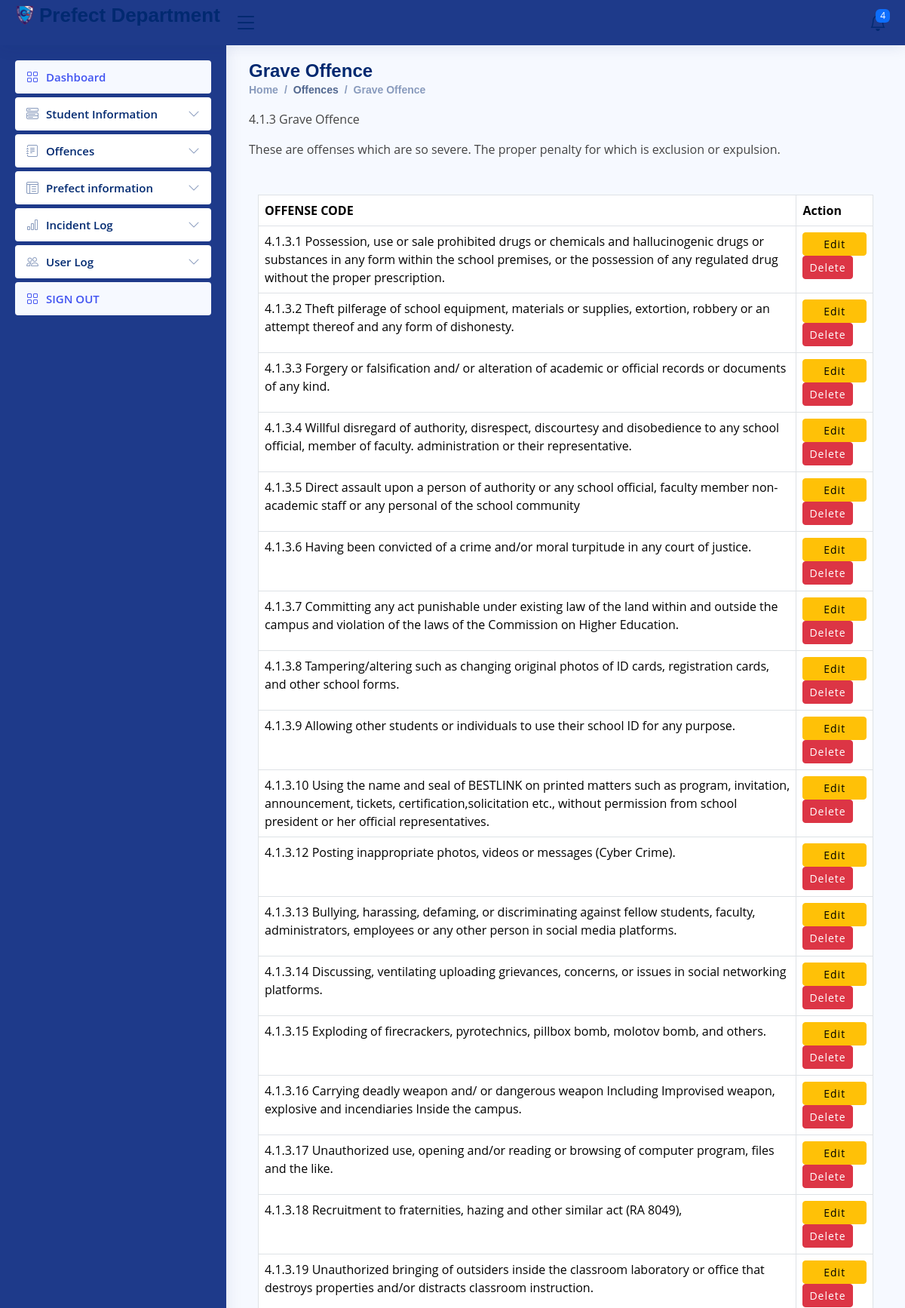
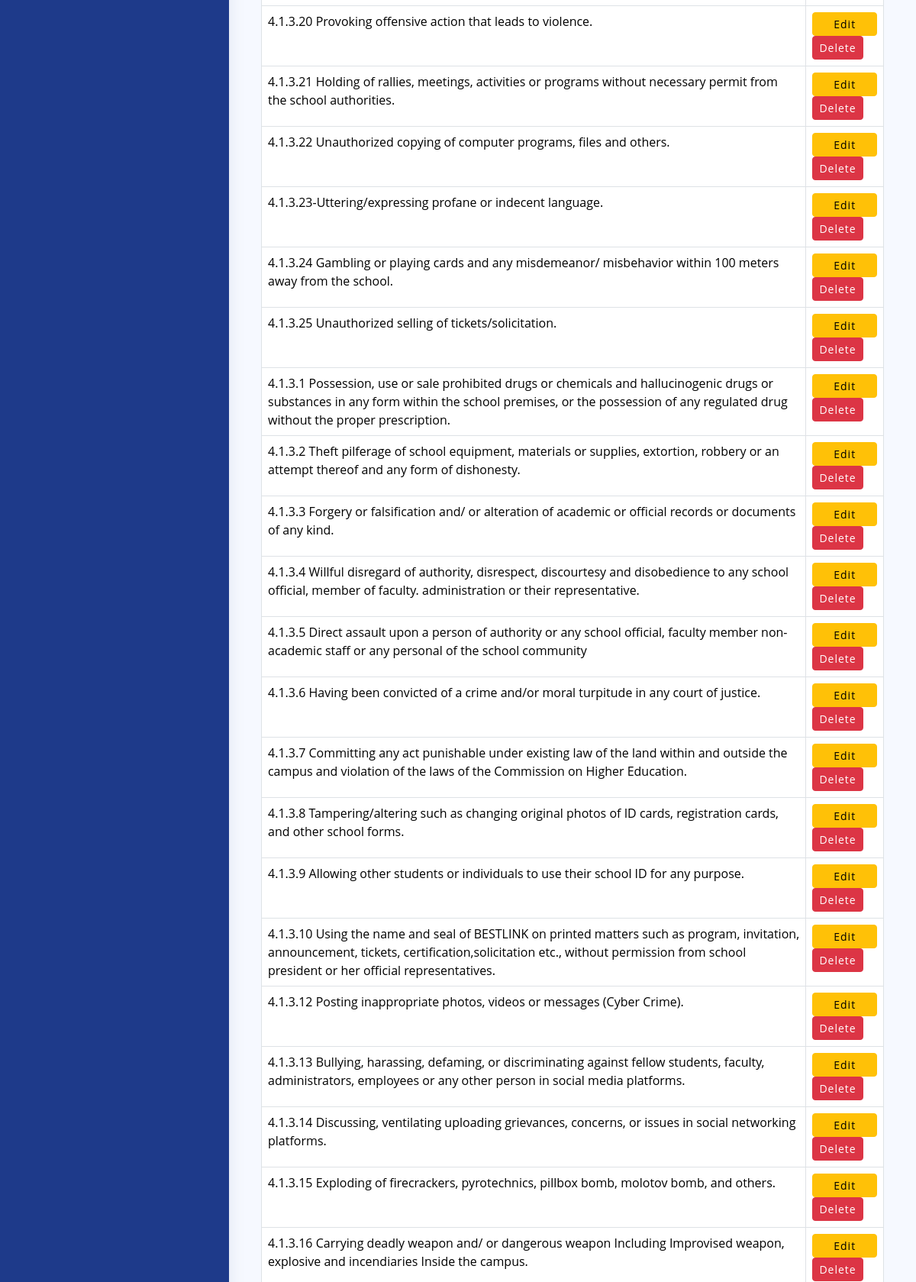
Page /Grave.php (signed in, upper part) on the committed database (2 pictures, top to bottom).
### tables this page shows
CREATE TABLE `bcp_sms3_grave` (
  `graveId` int(50) NOT NULL,
  `grave` varchar(500) NOT NULL
);

### Grave.php (the view, shortened to what this page needs)
<?php
  include('connect.php');
$query = "SELECT graveId, grave FROM bcp_sms3_grave";
$result = mysqli_query($connect, $query);
?>
<!DOCTYPE html>
<html lang="en">
<head>
  <link href="assets/vendor/bootstrap/css/bootstrap.min.css" rel="stylesheet">
  <link href="assets/vendor/bootstrap-icons/bootstrap-icons.css" rel="stylesheet">
  <link href="assets/vendor/simple-datatables/style.css" rel="stylesheet">
  <link href="assets/css/style.css" rel="stylesheet">
</head>
<body>
<?php include('C:\xampp\htdocs\Prefect\inc\header.php'); ?>
<?php include('C:\xampp\htdocs\Prefect\inc\adminsidebar.php'); ?>
  <main id="main" class="main">
    <div class="pagetitle">
      <h1>Grave Offence</h1>
      <nav>
        <ol class="breadcrumb">
          <li class="breadcrumb-item"><a href="admin.php">Home</a></li>
          <li class="breadcrumb-item active">Offences</li>
          <li class="breadcrumb-item actxive">Grave Offence</li>
        </ol>
      </nav>
    </div>
    <p>4.1.3 Grave Offence</p>
    <p>These are offenses which are so severe. The proper penalty for which is exclusion or expulsion.</p>
    <div class="container mt-5">
            <div class="text-bottom mb-2">
                <div class="position-relative">
                <table class="table table-bordered ">
                    <thead class="thead-dark">
                    <tr>
                        <th>OFFENSE CODE</th>
                        <th>Action</th>
                    </tr>
                    </thead>
                    </div>
                    <tbody>
                    <?php
if (mysqli_num_rows($result) > 0) {
    while ($row = mysqli_fetch_assoc($result)) {
        echo "<tr>
        <td>{$row['grave']}</td>
        <td>
            <button class='btn btn-warning btn-sm editBtn'
                data-grave='{$row['grave']}'>
                Edit
            </button>
            <form method='POST' style='display:inline-block;' onsubmit='return confirm(\"Are you sure you want to delete this?\");'>
                <input type='hidden' name='graveId' value='{$row['graveId']}'>
                <input type='hidden' name='action' value='delete'>
                <button type='submit' class='btn btn-danger btn-sm'>Delete</button>
            </form>
        </td>
      </tr>";
    }
} else {
    echo "<tr><td colspan='6' class='text-center'>No accounts found</td></tr>";
}
?>
</tbody>
</div>
</main>
</body>
</html>

### assets/css/style.css (style rules this page uses)
:root { scroll-behavior: smooth; }
body { font-family: "Open Sans", sans-serif; background: #f6f9ff; color: #444444; }
a { color: #4154f1; text-decoration: none; }
h1, h2, h3, h4, h5, h6 { font-family: "Nunito", sans-serif; }
#main { margin-top: 60px; padding: 20px 30px; transition: all 0.3s; }
.pagetitle { margin-bottom: 10px; }
.pagetitle h1 { font-size: 24px; margin-bottom: 0; font-weight: 600; color: #012970; }
.breadcrumb { font-size: 14px; font-family: "Nunito", sans-serif; color: #899bbd; font-weight: 600; }
.breadcrumb a { color: #899bbd; transition: 0.3s; }
.breadcrumb .breadcrumb-item::before { color: #899bbd; }
.breadcrumb .active { color: #51678f; font-weight: 600; }
@media (min-width: 1200px) { #main, #footer { margin-left: 300px; } }

### assets/css/login.css (style rules this page uses)
body { background-color: #f4f4f4; font-family: 'Segoe UI', Tahoma, Geneva, Verdana, sans-serif; display: flex; flex-direction: column; align-items: center; justify-content: center; min-height: 100vh; margin: 0; padding: 0; background-image: linear-gradient(135deg, #6b73ff 0%, #000dff 100%); }
button { background-color: #007BFF; color: white; padding: 12px 20px; border: none; border-radius: 25px; width: 100%; cursor: pointer; font-size: 1.2em; font-weight: bold; letter-spacing: 1px; transition: background-color 0.3s ease, transform 0.3s ease; }

### rows in the picture
bcp_sms3_grave: grave "4.1.3.1 Possession, use or sale prohibited drugs or chemicals and hallucinogenic drugs or substances in any form within the school premises, or the possession of any regulated drug without the proper prescription."
bcp_sms3_grave: grave "4.1.3.2 Theft pilferage of school equipment, materials or supplies, extortion, robbery or an attempt thereof and any form of dishonesty."
bcp_sms3_grave: grave "4.1.3.3 Forgery or falsification and/ or alteration of academic or official records or documents of any kind."
bcp_sms3_grave: grave "4.1.3.4 Willful disregard of authority, disrespect, discourtesy and disobedience to any school official, member of faculty. administration or their representative."
bcp_sms3_grave: grave "4.1.3.5 Direct assault upon a person of authority or any school official, faculty member non-academic staff or any personal of the school community"
bcp_sms3_grave: grave "4.1.3.6 Having been convicted of a crime and/or moral turpitude in any court of justice."
bcp_sms3_grave: grave "4.1.3.7 Committing any act punishable under existing law of the land within and outside the campus and violation of the laws of the Commission on Higher Education."
bcp_sms3_grave: grave "4.1.3.8 Tampering/altering such as changing original photos of ID cards, registration cards, and other school forms."
bcp_sms3_grave: grave "4.1.3.9 Allowing other students or individuals to use their school ID for any purpose."
bcp_sms3_grave: grave "4.1.3.10 Using the name and seal of BESTLINK on printed matters such as program, invitation, announcement, tickets, certification,solicitation etc., without permission from school president or her official representatives."
bcp_sms3_grave: grave "4.1.3.12 Posting inappropriate photos, videos or messages (Cyber Crime)."
bcp_sms3_grave: grave "4.1.3.13 Bullying, harassing, defaming, or discriminating against fellow students, faculty, administrators, employees or any other person in social media platforms."
bcp_sms3_grave: grave "4.1.3.14 Discussing, ventilating uploading grievances, concerns, or issues in social networking platforms."
bcp_sms3_grave: grave "4.1.3.15 Exploding of firecrackers, pyrotechnics, pillbox bomb, molotov bomb, and others."
bcp_sms3_grave: grave "4.1.3.16 Carrying deadly weapon and/ or dangerous weapon Including Improvised weapon, explosive and incendiaries Inside the campus."
bcp_sms3_grave: grave "4.1.3.17 Unauthorized use, opening and/or reading or browsing of computer program, files and the like."
bcp_sms3_grave: grave "4.1.3.18 Recruitment to fraternities, hazing and other similar act (RA 8049),"
bcp_sms3_grave: grave "4.1.3.19 Unauthorized bringing of outsiders inside the classroom laboratory or office that destroys properties and/or distracts classroom instruction."
bcp_sms3_grave: grave "4.1.3.20 Provoking offensive action that leads to violence."
bcp_sms3_grave: grave "4.1.3.21 Holding of rallies, meetings, activities or programs without necessary permit from the school authorities."
bcp_sms3_grave: grave "4.1.3.22 Unauthorized copying of computer programs, files and others."
bcp_sms3_grave: grave "4.1.3.23-Uttering/expressing profane or indecent language."
bcp_sms3_grave: grave "4.1.3.24 Gambling or playing cards and any misdemeanor/ misbehavior within 100 meters away from the school."
bcp_sms3_grave: grave "4.1.3.25 Unauthorized selling of tickets/solicitation."
bcp_sms3_grave: grave "4.1.3.1 Possession, use or sale prohibited drugs or chemicals and hallucinogenic drugs or substances in any form within the school premises, or the possession of any regulated drug without the proper prescription."
bcp_sms3_grave: grave "4.1.3.2 Theft pilferage of school equipment, materials or supplies, extortion, robbery or an attempt thereof and any form of dishonesty."
bcp_sms3_grave: grave "4.1.3.3 Forgery or falsification and/ or alteration of academic or official records or documents of any kind."
bcp_sms3_grave: grave "4.1.3.4 Willful disregard of authority, disrespect, discourtesy and disobedience to any school official, member of faculty. administration or their representative."
bcp_sms3_grave: grave "4.1.3.5 Direct assault upon a person of authority or any school official, faculty member non-academic staff or any personal of the school community"
bcp_sms3_grave: grave "4.1.3.6 Having been convicted of a crime and/or moral turpitude in any court of justice."
bcp_sms3_grave: grave "4.1.3.7 Committing any act punishable under existing law of the land within and outside the campus and violation of the laws of the Commission on Higher Education."
bcp_sms3_grave: grave "4.1.3.8 Tampering/altering such as changing original photos of ID cards, registration cards, and other school forms."
bcp_sms3_grave: grave "4.1.3.9 Allowing other students or individuals to use their school ID for any purpose."
bcp_sms3_grave: grave "4.1.3.10 Using the name and seal of BESTLINK on printed matters such as program, invitation, announcement, tickets, certification,solicitation etc., without permission from school president or her official representatives."
bcp_sms3_grave: grave "4.1.3.12 Posting inappropriate photos, videos or messages (Cyber Crime)."
bcp_sms3_grave: grave "4.1.3.13 Bullying, harassing, defaming, or discriminating against fellow students, faculty, administrators, employees or any other person in social media platforms."
bcp_sms3_grave: grave "4.1.3.14 Discussing, ventilating uploading grievances, concerns, or issues in social networking platforms."
bcp_sms3_grave: grave "4.1.3.15 Exploding of firecrackers, pyrotechnics, pillbox bomb, molotov bomb, and others."
bcp_sms3_grave: grave "4.1.3.16 Carrying deadly weapon and/ or dangerous weapon Including Improvised weapon, explosive and incendiaries Inside the campus."
